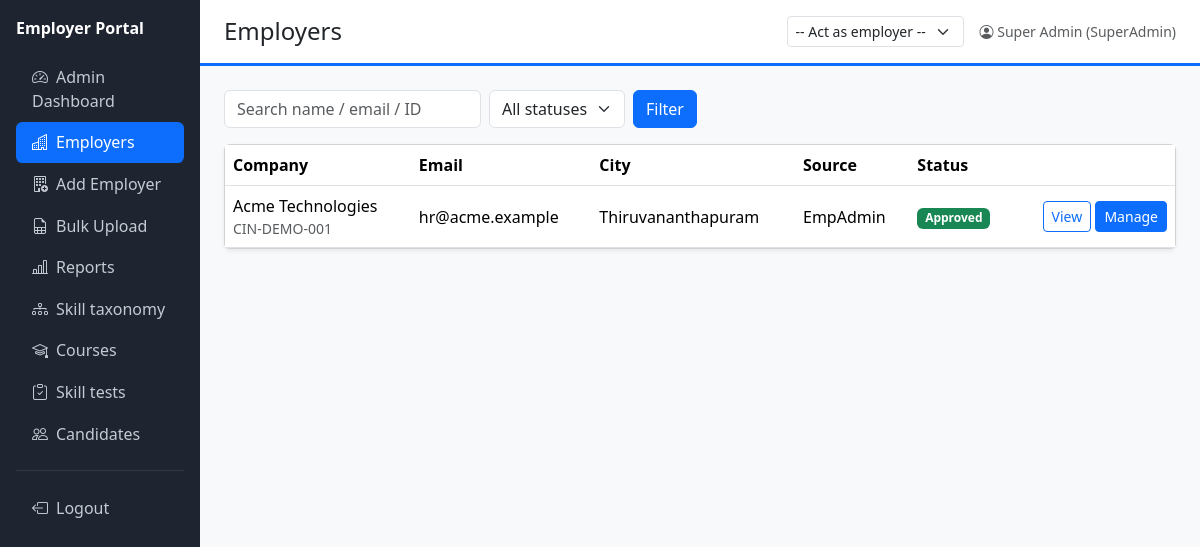
Screenshot of /admin/employers.php (signed in) with the database file from the repository.
### tables this page shows
CREATE TABLE employers (
  id INT AUTO_INCREMENT PRIMARY KEY,
  company_id VARCHAR(50) NULL UNIQUE,
  company_name VARCHAR(150) NOT NULL,
  email VARCHAR(150) NOT NULL UNIQUE,
  mobile VARCHAR(20) NULL,
  email_verified TINYINT(1) NOT NULL DEFAULT 0,
  mobile_verified TINYINT(1) NOT NULL DEFAULT 0,
  contact_person VARCHAR(120) NULL,
  designation VARCHAR(100) NULL,
  industry VARCHAR(100) NULL,
  company_size VARCHAR(30) NULL,
  website VARCHAR(200) NULL,
  address VARCHAR(255) NULL,
  city VARCHAR(80) NULL,
  state VARCHAR(80) NULL,
  country VARCHAR(80) NULL DEFAULT 'India',
  about TEXT NULL,
  logo VARCHAR(255) NULL,
  brand_color VARCHAR(7) NOT NULL DEFAULT '#0d6efd',
  tagline VARCHAR(200) NULL,
  status ENUM('Pending','Approved','Rejected','Suspended') NOT NULL DEFAULT 'Pending',
  source ENUM('Self','EmpAdmin','Bulk') NOT NULL DEFAULT 'Self',
  approved_by INT NULL,
  approved_at DATETIME NULL,
  created_at DATETIME NOT NULL DEFAULT CURRENT_TIMESTAMP
);

### admin/employers.php (the view, shortened to what this page needs)
<?php
require_once '../includes/bootstrap.php'; require_once '../includes/layout.php';
$status = $_GET['status'] ?? ''; $qs = trim($_GET['q'] ?? '');
$sql = 'SELECT * FROM employers WHERE 1'; $p = [];
$list = rows($sql . ' ORDER BY created_at DESC', $p);
page_header('Employers', 'emps'); ?>
<form class="row g-2 mb-3"><div class="col-auto"><input name="q" class="form-control" placeholder="Search name / email / ID" value="<?= e($qs) ?>"></div>
<div class="col-auto"><select name="status" class="form-select"><option value="">All statuses</option>
<?php foreach (['Pending', 'Approved', 'Rejected', 'Suspended'] as $s): ?><option <?= $status === $s ? 'selected' : '' ?>><?= $s ?></option><?php endforeach; ?></select></div>
<div class="col-auto"><button class="btn btn-primary">Filter</button></div></form>
<div class="card shadow-sm"><table class="table table-hover mb-0 align-middle"><thead><tr><th>Company</th><th>Email</th><th>City</th><th>Source</th><th>Status</th><th></th></tr></thead>
<?php foreach ($list as $r): ?><tr><td><?= e($r['company_name']) ?><div class="small text-muted"><?= e($r['company_id']) ?></div></td><td><?= e($r['email']) ?></td><td><?= e($r['city']) ?></td><td><?= e($r['source']) ?></td><td><?= status_badge($r['status']) ?></td>
<td class="text-end"><a class="btn btn-sm btn-outline-primary" href="?view=<?= $r['id'] ?>">View</a>
<?php if ($r['status'] === 'Approved'): ?><form method="post" action="<?= e(url('employer/switch.php')) ?>" class="d-inline"><?= csrf_field() ?><input type="hidden" name="id" value="<?= $r['id'] ?>"><button class="btn btn-sm btn-brand">Manage</button></form><?php endif; ?></td></tr>
<?php endforeach; if (!$list): ?><tr><td colspan="6" class="text-muted">No employers found.</td></tr><?php endif; ?></table></div>

### includes/bootstrap.php (shortened to what this page needs)
<?php
try {
    $pdo = new PDO('mysql:host=' . DB_HOST . ';dbname=' . DB_NAME . ';charset=utf8mb4', DB_USER, DB_PASS, [
        PDO::ATTR_ERRMODE => PDO::ERRMODE_EXCEPTION,
        PDO::ATTR_DEFAULT_FETCH_MODE => PDO::FETCH_ASSOC,
        PDO::ATTR_EMULATE_PREPARES => false,
    ]);
$pdo->exec("SET time_zone='" . date('P') . "'");
} catch (PDOException $ex) { die('Database connection failed. Check config.php'); }
function e($s) { return htmlspecialchars((string)$s, ENT_QUOTES, 'UTF-8'); }
function url($p = '') { return BASE_URL . '/' . ltrim($p, '/'); }
function q($sql, $params = []) { global $pdo; $st = $pdo->prepare($sql); $st->execute($params); return $st; }
function rows($sql, $params = []) { return q($sql, $params)->fetchAll(); }
function status_badge($s) {
    $m = ['Applied' => 'secondary', 'Shortlisted' => 'info', 'In Process' => 'primary', 'Selected' => 'success', 'On Hold' => 'warning', 'Rejected' => 'danger',
          'Offered' => 'success', 'Offer Accepted' => 'success', 'Offer Declined' => 'dark', 'Pending' => 'warning', 'Approved' => 'success',
          'Suspended' => 'dark', 'Draft' => 'secondary', 'Published' => 'success', 'Closed' => 'dark', 'Passed' => 'success', 'Failed' => 'danger',
          'Withdrawn' => 'dark', 'Scheduled' => 'primary', 'Completed' => 'success', 'Cancelled' => 'dark', 'Verified' => 'success'];
    return '<span class="badge text-bg-' . ($m[$s] ?? 'secondary') . '">' . e($s) . '</span>';
}

### rows the page displays
employers: company_name "Acme Technologies", company "CIN-DEMO-001", email "hr@acme.example", city "Thiruvananthapuram", source "EmpAdmin", status "Approved"

### other values shown
$company "Employer Portal"
$i[2] "Admin Dashboard"
$i[2] "Employers"
$i[2] "Add Employer"
$i[2] "Bulk Upload"
$i[2] "Reports"
$i[2] "Skill taxonomy"
$i[2] "Courses"
$i[2] "Skill tests"
$i[2] "Candidates"
$title "Employers"
$u['name'] "Super Admin"
$u['role'] "SuperAdmin"
